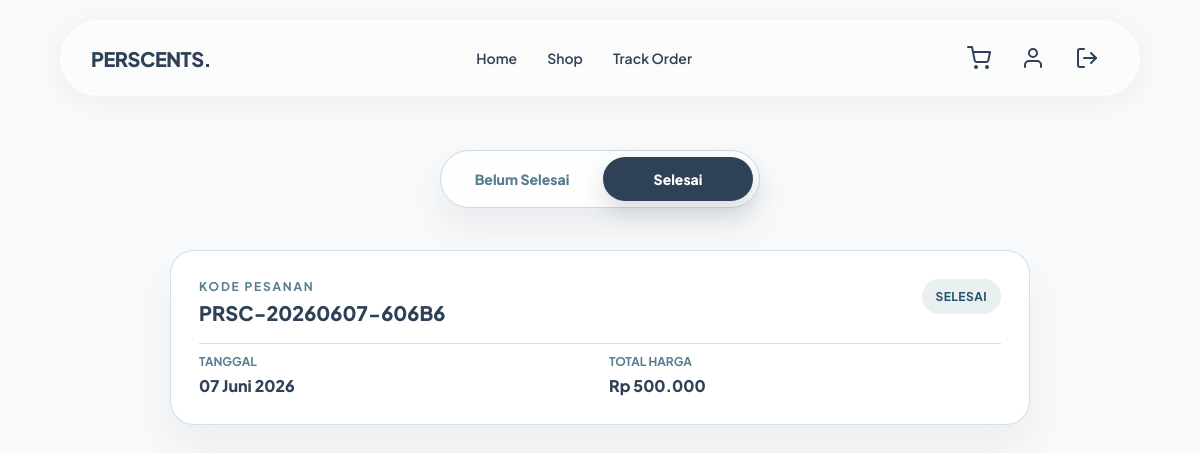
The app's page /customer/track_order.php?tab=selesai (signed in) with its own data.
### tables this page shows
CREATE TABLE IF NOT EXISTS `pesanan` (
  `id` int(11) NOT NULL AUTO_INCREMENT,
  `kode_pesanan` varchar(30) DEFAULT NULL,
  `user_id` int(11) DEFAULT NULL,
  `nama_pemesan` varchar(100) NOT NULL,
  `no_hp` varchar(20) DEFAULT NULL,
  `total_harga` int(11) NOT NULL DEFAULT '0',
  `diskon` int(11) DEFAULT '0',
  `status` enum('pending','lunas','siap_diambil','selesai','dibatalkan') NOT NULL DEFAULT 'pending',
  `status_pengambilan` enum('belum_diambil','diambil') NOT NULL DEFAULT 'belum_diambil',
  `metode_bayar` varchar(30) DEFAULT 'QRIS',
  `bukti_pembayaran` varchar(255) DEFAULT NULL,
  `tenggat_selesai` datetime DEFAULT NULL,
  `created_at` timestamp NULL DEFAULT CURRENT_TIMESTAMP,
  `updated_at` timestamp NULL DEFAULT CURRENT_TIMESTAMP ON UPDATE CURRENT_TIMESTAMP,
  PRIMARY KEY (`id`),
  UNIQUE KEY `kode_pesanan` (`kode_pesanan`),
  KEY `user_id` (`user_id`),
  CONSTRAINT `pesanan_ibfk_1` FOREIGN KEY (`user_id`) REFERENCES `users` (`id`) ON DELETE SET NULL
);

### customer/track_order.php (the view, shortened to what this page needs)
<?php
require_once '../config/koneksi.php';
$user_id = isset($_SESSION['user_id']) ? (int)$_SESSION['user_id'] : 0;
$statusSudahDibayar = [
    'lunas',
    'paid',
    'diproses',
    'sedang diracik',
    'processing',
    'siap diambil',
    'ready',
    'diambil',
    'selesai',
    'completed'
];
$statusSudahDibayarSql = "'" . implode("','", array_map(function($status) use ($conn) {
    return mysqli_real_escape_string($conn, $status);
}, $statusSudahDibayar)) . "'";
$queryPesanan = mysqli_query($conn, "
    SELECT
        p.*,
        COUNT(dp.id) AS total_item,
        SUM(dp.status_racik = 'menunggu') AS total_menunggu,
        SUM(dp.status_racik = 'diracik') AS total_diracik,
        SUM(dp.status_racik = 'selesai') AS total_selesai
    FROM pesanan p
    JOIN detail_pesanan dp ON dp.pesanan_id = p.id
    WHERE p.user_id = $user_id
      AND LOWER(TRIM(p.status)) IN ($statusSudahDibayarSql)
    GROUP BY p.id
    ORDER BY p.created_at DESC
");
$pesananBelumSelesai = [];
$pesananSelesai = [];
if($queryPesanan) {
    while($rowPesanan = mysqli_fetch_assoc($queryPesanan)) {
        if(($rowPesanan['status_pengambilan'] ?? 'belum_diambil') === 'diambil') {
            $pesananSelesai[] = $rowPesanan;
        } else {
            $pesananBelumSelesai[] = $rowPesanan;
        }
    }
}
$tabAktif = (isset($_GET['tab']) && $_GET['tab'] === 'selesai') ? 'selesai' : 'belum_selesai';
$pesananAktif = ($tabAktif === 'selesai') ? $pesananSelesai : $pesananBelumSelesai;
function render_status_label($pesanan) {
    $status_pengambilan = $pesanan['status_pengambilan'] ?? 'belum_diambil';
    if($status_pengambilan === 'diambil') return ['Selesai', 'status-success'];
    return ['Diproses', 'status-pending'];
}
function render_order_cards($orders) {
    $bulan = ['Januari','Februari','Maret','April','Mei','Juni','Juli','Agustus','September','Oktober','November','Desember'];
    foreach($orders as $pesanan):
        $statusInfo = render_status_label($pesanan);
        $status_text = $statusInfo[0];
        $status_class = $statusInfo[1];
        $tanggal = strtotime($pesanan['created_at']);
        $kodeEncoded = rawurlencode($pesanan['kode_pesanan']);
?>
        <a href="track_order_detail.php?kode=<?= $kodeEncoded; ?>" class="order-link" style="text-decoration:none;color:inherit;">
            <div class="order-card">
                <div class="order-card-header">
                    <div>
                        <div class="order-code">Kode Pesanan</div>
                        <div class="order-code-value"><?= htmlspecialchars($pesanan['kode_pesanan']); ?></div>
                    </div>
                    <span class="status-pill <?= $status_class; ?>"><?= $status_text; ?></span>
                </div>
                <div class="order-card-body">
                    <div>
                        <div class="order-label">Tanggal</div>
                        <div class="order-value"><?= date('d', $tanggal) . ' ' . $bulan[(int)date('m', $tanggal) - 1] . ' ' . date('Y', $tanggal); ?></div>
                    </div>
                    <div>
                        <div class="order-label">Total Harga</div>
                        <div class="order-value">Rp <?= number_format($pesanan['total_harga'], 0, ',', '.'); ?></div>
                    </div>
                </div>
            </div>
        </a>
<?php
    endforeach;
}
?>
<!DOCTYPE html>
<html lang="id">
<head>
</head>
<body>
    <nav>
        <div class="logo">PERSCENTS.</div>
        <div class="nav-links">
            <a href="index.php">Home</a>
            <a href="shop.php">Shop</a>
            <a href="track_order.php">Track Order</a>
        </div>
        <div class="nav-actions">
            <button class="btn-cart" onclick="window.location.href='keranjang.php'" aria-label="Keranjang">
                <svg viewBox="0 0 24 24" fill="none" stroke="currentColor" stroke-width="2" stroke-linecap="round" stroke-linejoin="round"><circle cx="9" cy="21" r="1"></circle><circle cx="20" cy="21" r="1"></circle><path d="M1 1h4l2.68 13.39a2 2 0 0 0 2 1.61h9.72a2 2 0 0 0 2-1.61L23 6H6"></path></svg>
            </button>
            <button class="btn-profile" onclick="window.location.href='profil.php'" aria-label="Profilku">
                <svg viewBox="0 0 24 24" fill="none" stroke="currentColor" stroke-width="2" stroke-linecap="round" stroke-linejoin="round"><path d="M20 21v-2a4 4 0 0 0-4-4H8a4 4 0 0 0-4 4v2"></path><circle cx="12" cy="7" r="4"></circle></svg>
            </button>
            <button class="btn-logout" onclick="window.location.href='logout.php'" aria-label="Logout">
                <svg viewBox="0 0 24 24" fill="none" stroke="currentColor" stroke-width="2" stroke-linecap="round" stroke-linejoin="round"><path d="M9 21H5a2 2 0 0 1-2-2V5a2 2 0 0 1 2-2h4"></path><polyline points="16 17 21 12 16 7"></polyline><line x1="21" y1="12" x2="9" y2="12"></line></svg>
            </button>
        </div>
    </nav>
    <div class="container">
        <div class="status-tabs" aria-label="Filter status pesanan">
            <a href="track_order.php?tab=belum_selesai" class="<?= $tabAktif === 'belum_selesai' ? 'active' : ''; ?>">Belum Selesai</a>
            <a href="track_order.php?tab=selesai" class="<?= $tabAktif === 'selesai' ? 'active' : ''; ?>">Selesai</a>
        </div>
        <?php if(count($pesananBelumSelesai) > 0 || count($pesananSelesai) > 0): ?>
            <div class="order-list">
                <?php if(count($pesananAktif) > 0): ?>
                    <?php render_order_cards($pesananAktif); ?>
                <?php else: ?>
                    <div class="empty-section"><?= $tabAktif === 'selesai' ? 'Belum ada pesanan yang selesai.' : 'Tidak ada pesanan yang belum selesai.'; ?></div>
                <?php endif; ?>
            </div>
        <?php endif; ?>
    </div>
</body>
</html>

### customer/track_order.php (style rules this page uses)
:root { --navy: #2F4156; --teal: #567C8D; --sky-blue: #C8D9E6; --beige: #F5EFEB; --white: #FFFFFF; --light-bg: #F8F9FA; --danger: #dc2626; --danger-bg: #fee2e2; --glass-bg: rgba(255, 255, 255, 0.4); --glass-border: rgba(255, 255, 255, 0.5); }
* { margin: 0; padding: 0; box-sizing: border-box; }
body { font-family: 'Plus Jakarta Sans', sans-serif; background-color: var(--light-bg); color: var(--navy); }
a { color: inherit; text-decoration: none; }
nav { position: fixed; top: 20px; left: 50%; transform: translateX(-50%); width: 90%; max-width: 1200px; padding: 15px 30px; display: flex; justify-content: space-between; align-items: center; z-index: 1000; background: var(--glass-bg); backdrop-filter: blur(12px); border: 1px solid var(--glass-border); border-radius: 100px; box-shadow: 0 4px 30px rgba(0, 0, 0, 0.05); }
.logo { font-size: 20px; font-weight: 800; color: var(--navy); letter-spacing: -0.5px; }
.nav-links { display: flex; gap: 30px; }
.nav-links a { font-size: 14px; font-weight: 600; color: var(--navy); transition: 0.3s; }
.nav-actions { display: flex; gap: 10px; align-items: center; }
.btn-profile { width: 44px; height: 44px; padding: 0; border: none; background: transparent; color: var(--navy); display: inline-flex; align-items: center; justify-content: center; cursor: pointer; }
.btn-profile svg { width: 24px; height: 24px; color: currentColor; }
.btn-cart { width: 44px; height: 44px; padding: 0; border: none; background: transparent; color: var(--navy); display: inline-flex; align-items: center; justify-content: center; cursor: pointer; }
.btn-cart svg { width: 24px; height: 24px; color: currentColor; }
.btn-logout { width: 44px; height: 44px; padding: 0; border: none; background: transparent; color: var(--navy); display: inline-flex; align-items: center; justify-content: center; cursor: pointer; }
.btn-logout svg { width: 24px; height: 24px; color: currentColor; }
.container { max-width: 900px; margin: 150px auto 100px; padding: 0 20px; }
.status-tabs { width: fit-content; margin: 0 auto 42px; padding: 6px; display: flex; align-items: center; gap: 6px; background: rgba(255,255,255,0.82); border: 1px solid var(--sky-blue); border-radius: 999px; box-shadow: 0 18px 35px rgba(47,65,86,0.08); }
.status-tabs a { min-width: 150px; padding: 13px 22px; border-radius: 999px; color: var(--teal); text-align: center; font-size: 14px; font-weight: 900; transition: all 0.22s ease; }
.status-tabs a.active { color: var(--white); background: var(--navy); box-shadow: 0 10px 22px rgba(47,65,86,0.18); }
.order-list { display: grid; gap: 18px; }
.order-card { background: var(--white); border-radius: 24px; border: 1px solid rgba(200,217,230,0.8); padding: 28px; box-shadow: 0 25px 40px rgba(47,65,86,0.06); }
.order-card-header { display: flex; justify-content: space-between; align-items: flex-start; gap: 18px; margin-bottom: 18px; }
.order-code { font-size: 12px; text-transform: uppercase; letter-spacing: 0.15em; color: var(--teal); font-weight: 700; margin-bottom: 6px; }
.order-code-value { font-size: 20px; font-weight: 800; color: var(--navy); }
.order-card-body { display: grid; grid-template-columns: repeat(2, minmax(0, 1fr)); gap: 18px; padding-top: 10px; border-top: 1px solid rgba(200,217,230,0.8); }
.order-label { font-size: 12px; text-transform: uppercase; font-weight: 700; color: var(--teal); margin-bottom: 6px; }
.order-value { font-size: 16px; font-weight: 800; color: var(--navy); }
.status-pill { display: inline-flex; align-items: center; justify-content: center; padding: 10px 14px; border-radius: 999px; font-size: 12px; font-weight: 700; text-transform: uppercase; letter-spacing: 0.04em; }
.status-success { background: rgba(86,124,141,0.12); color: #205166; }

### records on screen
pesanan: kode_pesanan "PRSC-20260607-606B6", status_text "SELESAI", created_at "07", created_at "Juni", created_at "2026", total_harga "500.000"
